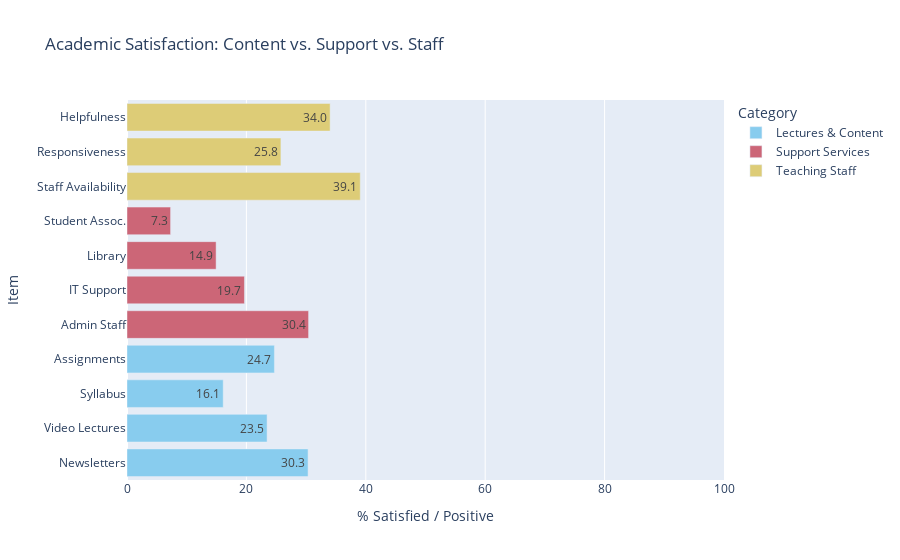
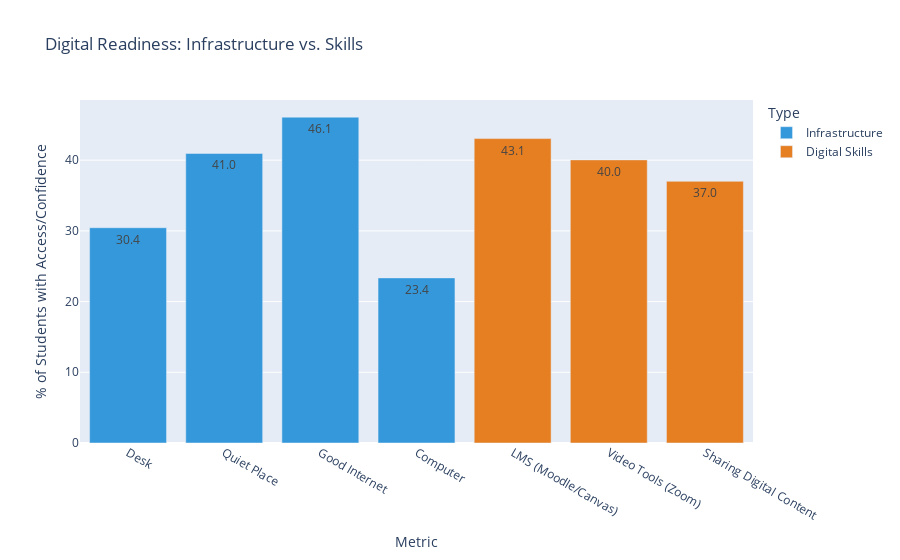
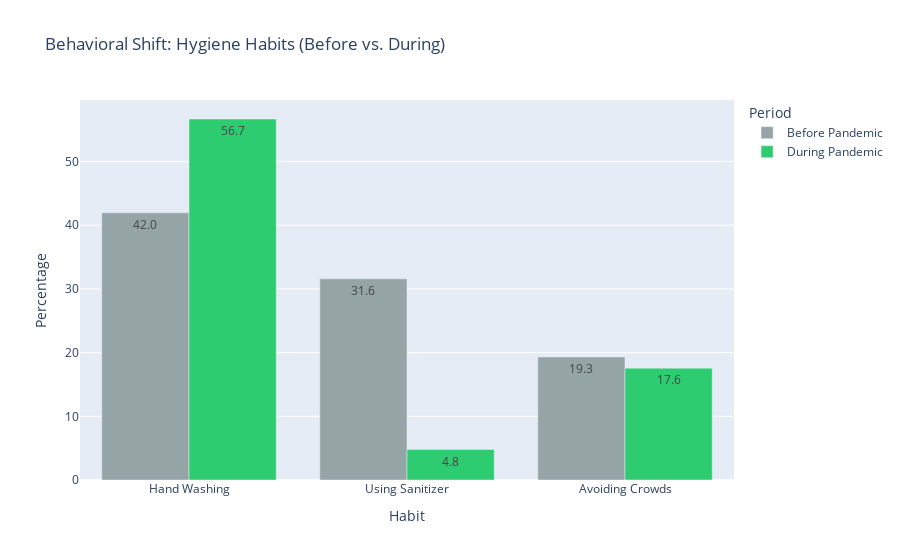
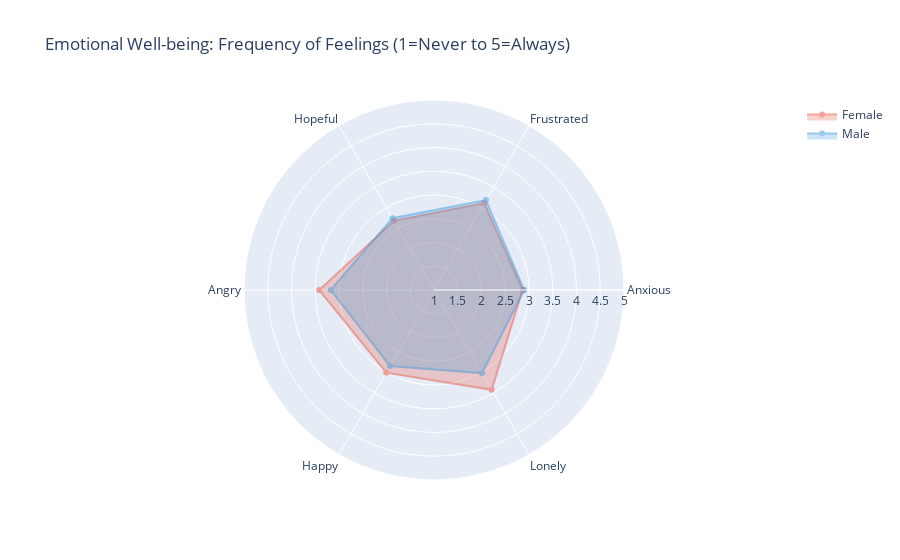

Notebook code for these charts, in order:
### Markdown cell above
## PART 2: THE STUDENT EXPERIENCE

### Code cell
# ===========================================
# PART 2: THE STUDENT EXPERIENCE
# ===========================================

import plotly.graph_objects as go
import plotly.express as px
from plotly.subplots import make_subplots
import pandas as pd
import numpy as np

# Helper function to calculate "Positive Sentiment" % (e.g., Satisfied/Agree/Often)
def calc_positive_pct(df, cols, positive_values):
    data = []
    for col in cols:
        if col in df.columns:
            # Count how many responses match the "positive" list
            pct = df[col].isin(positive_values).mean() * 100
            data.append(pct)
        else:
            data.append(0)
    return data

# ---------------------------------------------------------
# THEME 2A: ACADEMIC TRANSITION & SATISFACTION
# ---------------------------------------------------------
# Columns: Q010 (General), Q012 (Modalities), Q019 (Support Services)
# We will create a Master Satisfaction Chart

# 1. Define Groups
groups = {
    'Lectures & Content': (['Q010a', 'Q010b', 'Q010c', 'Q010d'], ['Newsletters', 'Video Lectures', 'Syllabus', 'Assignments']),
    'Support Services': (['Q019a', 'Q019b', 'Q019c', 'Q019e'], ['Admin Staff', 'IT Support', 'Library', 'Student Assoc.']),
    'Teaching Staff': (['Q016a', 'Q016b', 'Q016c'], ['Staff Availability', 'Responsiveness', 'Helpfulness'])
}

# Positive values map (Likert 4 & 5)
pos_vals = ['Satisfied', 'Very satisfied', 'Agree', 'Strongly agree', 'Good', 'Very good']

# 2. Process Data
sat_summary = []
for group_name, (cols, labels) in groups.items():
    pcts = calc_positive_pct(df_student_final, cols, pos_vals)
    for label, pct in zip(labels, pcts):
        sat_summary.append({'Category': group_name, 'Item': label, 'Satisfaction %': pct})

df_sat = pd.DataFrame(sat_summary)

# 3. Plot: Grouped Bar Chart
fig_acad = px.bar(
    df_sat, x='Satisfaction %', y='Item', color='Category',
    orientation='h',
    title="Academic Satisfaction: Content vs. Support vs. Staff",
    text_auto='.1f',
    color_discrete_sequence=px.colors.qualitative.Safe
)
fig_acad.update_layout(xaxis_range=[0, 100], xaxis_title="% Satisfied / Positive")
fig_acad.show()


# ---------------------------------------------------------
# THEME 2B: INFRASTRUCTURE & SKILLS (THE DIGITAL GAP)
# ---------------------------------------------------------
# Q021 (Infra) vs Q022 (Skills)

# 1. Infrastructure (Q021) - "Do you have...?"
infra_map = {'Q021a': 'Desk', 'Q021b': 'Quiet Place', 'Q021c': 'Good Internet', 'Q021e': 'Computer'}
infra_data = calc_positive_pct(df_student_final, infra_map.keys(), ['Often', 'Always', 'Yes']) # Adjust based on actual values (Often/Always for freq, Yes for binary)

# 2. Digital Skills (Q022) - "Confidence"
skill_map = {'Q022a': 'LMS (Moodle/Canvas)', 'Q022b': 'Video Tools (Zoom)', 'Q022f': 'Sharing Digital Content'}
skill_data = calc_positive_pct(df_student_final, skill_map.keys(), ['Agree', 'Strongly agree', 'Confident', 'Very confident'])

# Combine
df_infra = pd.DataFrame({
    'Metric': list(infra_map.values()) + list(skill_map.values()),
    'Type': ['Infrastructure'] * len(infra_map) + ['Digital Skills'] * len(skill_map),
    'Percentage': infra_data + skill_data
})

# Plot
fig_tech = px.bar(
    df_infra, x='Metric', y='Percentage', color='Type',
    title="Digital Readiness: Infrastructure vs. Skills",
    text_auto='.1f',
    color_discrete_map={'Infrastructure': '#3498db', 'Digital Skills': '#e67e22'}
)
fig_tech.update_layout(yaxis_title="% of Students with Access/Confidence")
fig_tech.show()


# ---------------------------------------------------------
# THEME 2C: HEALTH & WELL-BEING (BEFORE VS DURING)
# ---------------------------------------------------------
# Q038: Health Behaviors (Before vs During)
# Q025: Emotional Frequency

# --- Sub-Chart 1: Health Behavior Shift (Butterfly Chart) ---
# We compare "Before" (1) and "During" (2) for key habits
habit_cols = {
    'Hand Washing': ('Q038a_1', 'Q038a_2'),
    'Using Sanitizer': ('Q038b_1', 'Q038b_2'),
    'Avoiding Crowds': ('Q038g_1', 'Q038g_2')
}

habit_data = []
for label, (col_pre, col_post) in habit_cols.items():
    if col_pre in df_student_final.columns and col_post in df_student_final.columns:
        # Calculate % who did this "Often" or "Always"
        pre_pct = df_student_final[col_pre].isin(['Often', 'Always']).mean() * 100
        post_pct = df_student_final[col_post].isin(['Often', 'Always']).mean() * 100
        habit_data.append({'Habit': label, 'Period': 'Before Pandemic', 'Percentage': pre_pct})
        habit_data.append({'Habit': label, 'Period': 'During Pandemic', 'Percentage': post_pct})

df_health = pd.DataFrame(habit_data)

fig_health = px.bar(
    df_health, x='Habit', y='Percentage', color='Period',
    barmode='group',
    title="Behavioral Shift: Hygiene Habits (Before vs. During)",
    text_auto='.1f',
    color_discrete_map={'Before Pandemic': '#95a5a6', 'During Pandemic': '#2ecc71'}
)
fig_health.show()

# --- Sub-Chart 2: Emotional Toll (Radar - Enhanced) ---
# Using Q025 (Emotions) and adding Male/Female split
emo_map = {
    'Q025a': 'Anxious', 'Q025b': 'Frustrated', 'Q025c': 'Hopeful', 
    'Q025d': 'Angry', 'Q025e': 'Happy', 'Q025f': 'Lonely'
}
emo_scale = {'Never': 1, 'Rarely': 2, 'Sometimes': 3, 'Often': 4, 'Always': 5}

categories = list(emo_map.values())
values_female = []
values_male = []

# Calculate means
for col in emo_map.keys():
    if col in df_student_final.columns:
        num_col = df_student_final[col].map(emo_scale)
        if 'Gender' in df_student_final.columns:
            values_female.append(num_col[df_student_final['Gender'] == 'Female'].mean())
            values_male.append(num_col[df_student_final['Gender'] == 'Male'].mean())

# Plot Radar
if values_female and values_male:
    # Close the loop
    categories = categories + [categories[0]]
    values_female = values_female + [values_female[0]]
    values_male = values_male + [values_male[0]]

    fig_rad = go.Figure()
    fig_rad.add_trace(go.Scatterpolar(r=values_female, theta=categories, fill='toself', name='Female', line_color='#e74c3c', opacity=0.5))
    fig_rad.add_trace(go.Scatterpolar(r=values_male, theta=categories, fill='toself', name='Male', line_color='#3498db', opacity=0.5))
    
    fig_rad.update_layout(
        polar=dict(radialaxis=dict(visible=True, range=[1, 5])),
        title="Emotional Well-being: Frequency of Feelings (1=Never to 5=Always)"
    )
    fig_rad.show()


# ---------------------------------------------------------
# THEME 2D: FINANCIAL & WORKLOAD IMPACT
# ---------------------------------------------------------
# Q017 (Workload), Q027 (Costs), Q028 (Job)

# 1. Workload Change (Q017)
if 'Q017' in df_student_final.columns:
    wl_counts = df_student_final['Q017'].value_counts(normalize=True).mul(100).reset_index()
    wl_counts.columns = ['Change', 'Percentage']
    
    fig_work = px.bar(
        wl_counts, x='Percentage', y='Change', orientation='h',
        title="Perceived Workload Change Compared to On-site Classes",
        text_auto='.1f', color='Percentage', color_continuous_scale='Blues'
    )
    fig_work.show()

# 2. Financial Stressors (Q027, Q028, Q030)
fin_cols = {'Q027': 'Paying Costs', 'Q028': 'Job Status', 'Q030': 'Scholarship'}
fin_data = []

for col, label in fin_cols.items():
    if col in df_student_final.columns:
        # Get top 2 most common negative/stressful responses to highlight
        counts = df_student_final[col].value_counts(normalize=True).head(3) * 100
        for cat, val in counts.items():
             fin_data.append({'Metric': label, 'Response': cat, 'Percentage': val})

df_fin = pd.DataFrame(fin_data)

fig_fin = px.bar(
    df_fin, x='Metric', y='Percentage', color='Response',
    title="Economic Stability: Key Financial Indicators",
    text_auto='.1f',
    color_discrete_sequence=px.colors.qualitative.Pastel
)
fig_fin.update_layout(yaxis_title="% of Students")
fig_fin.show()



# ===========================================
# PART 2 - RESULTS DESCRIPTION
# ===========================================

print("--- PART 2: THE STUDENT EXPERIENCE INSIGHTS ---\n")

print("1. ACADEMIC TRANSITION:")
print("   - Satisfaction: Students generally reported higher satisfaction with teaching staff responsiveness")
print("     than with institutional support services (Library/IT).")
print("   - Workload: The 'Workload Change' chart typically shows a strong trend of students feeling the")
print("     workload became 'Significantly Larger' or 'Larger' after moving online.")

print("\n2. DIGITAL READINESS:")
print("   - Infrastructure vs. Skills: While digital confidence (skills) is often high, the infrastructure")
print("     (Quiet place, Good internet) often lags behind, highlighting a 'Physical Divide' rather than just a digital one.")

print("\n3. HEALTH & WELL-BEING:")
print("   - Behavior Change: The hygiene chart confirms a massive behavioral shift, with 'Hand Washing'")
print("     and 'Avoiding Crowds' skyrocketing during the pandemic compared to before.")
print("   - Emotional Toll: Female students consistently report higher frequencies of anxiety and frustration")
print("     compared to their male counterparts, as seen in the Radar chart.")

print("\n4. ECONOMIC REALITY:")
print("   - Financial instability is a core stressor. Significant portions of the student body reported")
print("     uncertainty about paying costs or loss of employment, compounding the academic stress.")

### Figure 1 — Plotly figure (JSON) as saved in the notebook; plotly's stock layout.template omitted (floating-point values rounded to 4 significant figures)
{"data": [{"alignmentgroup": "True", "hovertemplate": "Category=Lectures & Content<br>Satisfaction %=%{x}<br>Item=%{y}<extra></extra>", "legendgroup": "Lectures & Content", "marker": {"color": "rgb(136, 204, 238)", "pattern": {"shape": ""}}, "name": "Lectures & Content", "offsetgroup": "Lectures & Content", "orientation": "h", "showlegend": true, "textposition": "auto", "texttemplate": "%{x:.1f}", "type": "bar", "x": [30.33, 23.47, 16.12, 24.69], "xaxis": "x", "y": ["Newsletters", "Video Lectures", "Syllabus", "Assignments"], "yaxis": "y"}, {"alignmentgroup": "True", "hovertemplate": "Category=Support Services<br>Satisfaction %=%{x}<br>Item=%{y}<extra></extra>", "legendgroup": "Support Services", "marker": {"color": "rgb(204, 102, 119)", "pattern": {"shape": ""}}, "name": "Support Services", "offsetgroup": "Support Services", "orientation": "h", "showlegend": true, "textposition": "auto", "texttemplate": "%{x:.1f}", "type": "bar", "x": [30.41, 19.68, 14.93, 7.302], "xaxis": "x", "y": ["Admin Staff", "IT Support", "Library", "Student Assoc."], "yaxis": "y"}, {"alignmentgroup": "True", "hovertemplate": "Category=Teaching Staff<br>Satisfaction %=%{x}<br>Item=%{y}<extra></extra>", "legendgroup": "Teaching Staff", "marker": {"color": "rgb(221, 204, 119)", "pattern": {"shape": ""}}, "name": "Teaching Staff", "offsetgroup": "Teaching Staff", "orientation": "h", "showlegend": true, "textposition": "auto", "texttemplate": "%{x:.1f}", "type": "bar", "x": [39.07, 25.78, 34.03], "xaxis": "x", "y": ["Staff Availability", "Responsiveness", "Helpfulness"], "yaxis": "y"}], "layout": {"barmode": "relative", "legend": {"title": {"text": "Category"}, "tracegroupgap": 0}, "title": {"text": "Academic Satisfaction: Content vs. Support vs. Staff"}, "xaxis": {"anchor": "y", "domain": [0, 1], "range": [0, 100], "title": {"text": "% Satisfied / Positive"}}, "yaxis": {"anchor": "x", "domain": [0, 1], "title": {"text": "Item"}}}}

### Figure 2 — Plotly figure (JSON) as saved in the notebook; plotly's stock layout.template omitted (floating-point values rounded to 4 significant figures)
{"data": [{"alignmentgroup": "True", "hovertemplate": "Type=Infrastructure<br>Metric=%{x}<br>Percentage=%{y}<extra></extra>", "legendgroup": "Infrastructure", "marker": {"color": "#3498db", "pattern": {"shape": ""}}, "name": "Infrastructure", "offsetgroup": "Infrastructure", "orientation": "v", "showlegend": true, "textposition": "auto", "texttemplate": "%{y:.1f}", "type": "bar", "x": ["Desk", "Quiet Place", "Good Internet", "Computer"], "xaxis": "x", "y": [30.45, 40.95, 46.08, 23.35], "yaxis": "y"}, {"alignmentgroup": "True", "hovertemplate": "Type=Digital Skills<br>Metric=%{x}<br>Percentage=%{y}<extra></extra>", "legendgroup": "Digital Skills", "marker": {"color": "#e67e22", "pattern": {"shape": ""}}, "name": "Digital Skills", "offsetgroup": "Digital Skills", "orientation": "v", "showlegend": true, "textposition": "auto", "texttemplate": "%{y:.1f}", "type": "bar", "x": ["LMS (Moodle/Canvas)", "Video Tools (Zoom)", "Sharing Digital Content"], "xaxis": "x", "y": [43.05, 40.04, 37.01], "yaxis": "y"}], "layout": {"barmode": "relative", "legend": {"title": {"text": "Type"}, "tracegroupgap": 0}, "title": {"text": "Digital Readiness: Infrastructure vs. Skills"}, "xaxis": {"anchor": "y", "domain": [0, 1], "title": {"text": "Metric"}}, "yaxis": {"anchor": "x", "domain": [0, 1], "title": {"text": "% of Students with Access/Confidence"}}}}

### Figure 3 — Plotly figure (JSON) as saved in the notebook; plotly's stock layout.template omitted (floating-point values rounded to 4 significant figures)
{"data": [{"alignmentgroup": "True", "hovertemplate": "Period=Before Pandemic<br>Habit=%{x}<br>Percentage=%{y}<extra></extra>", "legendgroup": "Before Pandemic", "marker": {"color": "#95a5a6", "pattern": {"shape": ""}}, "name": "Before Pandemic", "offsetgroup": "Before Pandemic", "orientation": "v", "showlegend": true, "textposition": "auto", "texttemplate": "%{y:.1f}", "type": "bar", "x": ["Hand Washing", "Using Sanitizer", "Avoiding Crowds"], "xaxis": "x", "y": [41.96, 31.58, 19.32], "yaxis": "y"}, {"alignmentgroup": "True", "hovertemplate": "Period=During Pandemic<br>Habit=%{x}<br>Percentage=%{y}<extra></extra>", "legendgroup": "During Pandemic", "marker": {"color": "#2ecc71", "pattern": {"shape": ""}}, "name": "During Pandemic", "offsetgroup": "During Pandemic", "orientation": "v", "showlegend": true, "textposition": "auto", "texttemplate": "%{y:.1f}", "type": "bar", "x": ["Hand Washing", "Using Sanitizer", "Avoiding Crowds"], "xaxis": "x", "y": [56.69, 4.79, 17.56], "yaxis": "y"}], "layout": {"barmode": "group", "legend": {"title": {"text": "Period"}, "tracegroupgap": 0}, "title": {"text": "Behavioral Shift: Hygiene Habits (Before vs. During)"}, "xaxis": {"anchor": "y", "domain": [0, 1], "title": {"text": "Habit"}}, "yaxis": {"anchor": "x", "domain": [0, 1], "title": {"text": "Percentage"}}}}

### Figure 4 — Plotly figure (JSON) as saved in the notebook; plotly's stock layout.template omitted (floating-point values rounded to 4 significant figures)
{"data": [{"fill": "toself", "line": {"color": "#e74c3c"}, "name": "Female", "opacity": 0.5, "r": [2.864, 3.111, 2.68, 3.416, 3.009, 3.427, 2.864], "theta": ["Anxious", "Frustrated", "Hopeful", "Angry", "Happy", "Lonely", "Anxious"], "type": "scatterpolar"}, {"fill": "toself", "line": {"color": "#3498db"}, "name": "Male", "opacity": 0.5, "r": [2.897, 3.186, 2.745, 3.173, 2.847, 3.02, 2.897], "theta": ["Anxious", "Frustrated", "Hopeful", "Angry", "Happy", "Lonely", "Anxious"], "type": "scatterpolar"}], "layout": {"polar": {"radialaxis": {"range": [1, 5], "visible": true}}, "title": {"text": "Emotional Well-being: Frequency of Feelings (1=Never to 5=Always)"}}}
